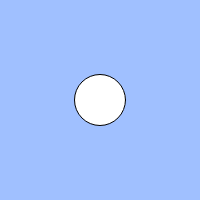
Frame 1 (no input)
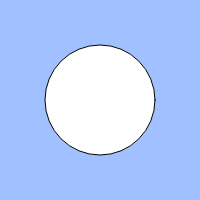
Frame 60 (no input)
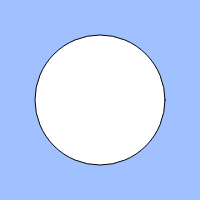
Frame 120 (the mouse pressed at the canvas centre since frame 60)

The p5.js sketch that drew these frames (run headless with seeded random() and noise() and a simulated clock; from frame 60 on, the mouse is pressed at the canvas centre):

// p5.js sketch
// ── sketch.js
// 心臓の鼓動のようなアニメーション
const cycle = 200; // 1周期のフレーム数
let count; // 何フレーム目か

function setup(){
  createCanvas(200, 200);
  count = 0;
}

function draw(){
  background(160, 192, 255);
  
  let speed = 1; // アニメーションの速さ
  // BLANK[2]
  count = (count + speed) % cycle;

  let size = 50;
  // BLANK[1] 1周期の前半は size が大きくなり、後半は小さくなる
 if(count < cycle / 2){
    size += count;
  }else{
    size += cycle - count;
  }
  ellipse(width / 2, height / 2, size);
}
